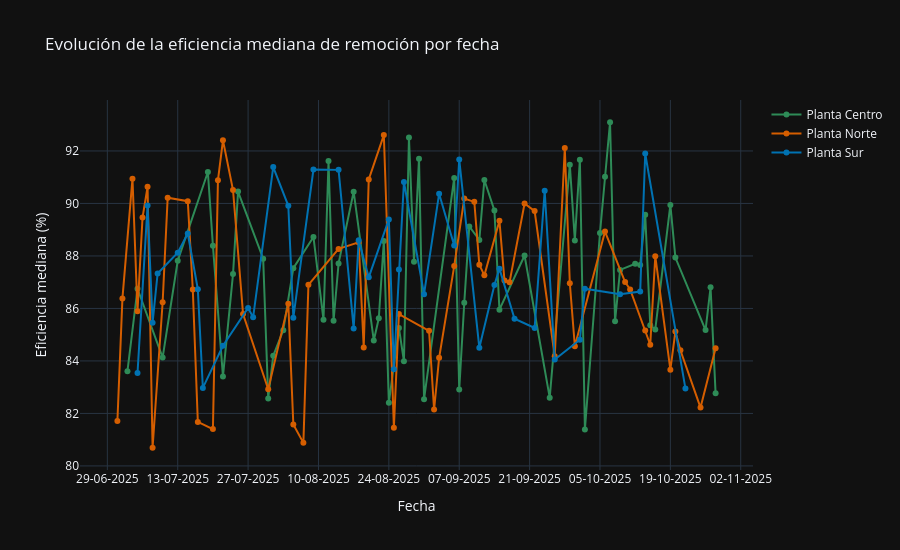

Here is the notebook cell this chart was saved with:
### Code cell
eficiencia_diaria = (
    df.groupby(
        ["fecha_registro", "planta"],
        as_index=False
    )
    .agg(
        eficiencia_mediana_pct=(
            "eficiencia_remocion_DBO_pct",
            "median"
        ),
        cantidad_registros=(
            "eficiencia_remocion_DBO_pct",
            "size"
        )
    )
)

fig_eficiencia_temporal = px.line(
    eficiencia_diaria,
    x="fecha_registro",
    y="eficiencia_mediana_pct",
    color="planta",
    category_orders={
        "planta": ORDEN_PLANTAS
    },
    color_discrete_map=COLORES_PLANTAS,
    markers=True,
    title="Evolución de la eficiencia mediana de remoción por fecha",
    labels={
        "fecha_registro": "Fecha",
        "eficiencia_mediana_pct": "Eficiencia mediana (%)",
        "planta": "Planta"
    },
    hover_data={
        "cantidad_registros": True
    },
    template="plotly_dark"
)

fig_eficiencia_temporal.update_layout(
    height=550,
    legend_title_text=""
)

fig_eficiencia_temporal.update_xaxes(
    tickformat="%d-%m-%Y"
)

fig_eficiencia_temporal.show()
